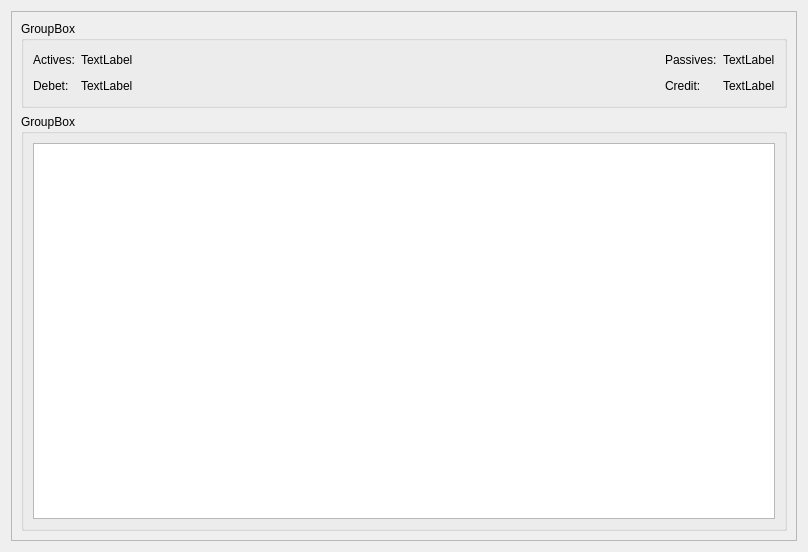
<?xml version="1.0" encoding="UTF-8"?>
<ui version="4.0">
 <class>MainWidget</class>
 <widget class="QWidget" name="MainWidget">
  <property name="geometry">
   <rect>
    <x>0</x>
    <y>0</y>
    <width>808</width>
    <height>552</height>
   </rect>
  </property>
  <property name="windowTitle">
   <string>Form</string>
  </property>
  <layout class="QVBoxLayout" name="verticalLayout_2">
   <item>
    <widget class="QScrollArea" name="scrollArea">
     <property name="widgetResizable">
      <bool>true</bool>
     </property>
     <widget class="QWidget" name="scrollAreaWidgetContents">
      <property name="geometry">
       <rect>
        <x>0</x>
        <y>0</y>
        <width>794</width>
        <height>538</height>
       </rect>
      </property>
      <layout class="QVBoxLayout" name="verticalLayout_3">
       <item>
        <layout class="QVBoxLayout" name="verticalLayout">
         <item>
          <widget class="QGroupBox" name="groupBox">
           <property name="title">
            <string>GroupBox</string>
           </property>
           <layout class="QVBoxLayout" name="verticalLayout_4">
            <item>
             <layout class="QGridLayout" name="gridLayout">
              <item row="0" column="3">
               <widget class="QLabel" name="label_2">
                <property name="text">
                 <string>Passives:</string>
                </property>
               </widget>
              </item>
              <item row="0" column="0">
               <widget class="QLabel" name="label">
                <property name="text">
                 <string>Actives:</string>
                </property>
               </widget>
              </item>
              <item row="0" column="1">
               <widget class="QLabel" name="active_value">
                <property name="text">
                 <string>TextLabel</string>
                </property>
               </widget>
              </item>
              <item row="0" column="2">
               <spacer name="horizontalSpacer">
                <property name="orientation">
                 <enum>Qt::Horizontal</enum>
                </property>
                <property name="sizeHint" stdset="0">
                 <size>
                  <width>40</width>
                  <height>20</height>
                 </size>
                </property>
               </spacer>
              </item>
              <item row="0" column="4">
               <widget class="QLabel" name="passive_value">
                <property name="text">
                 <string>TextLabel</string>
                </property>
               </widget>
              </item>
              <item row="1" column="0">
               <widget class="QLabel" name="label_3">
                <property name="text">
                 <string>Debet:</string>
                </property>
               </widget>
              </item>
              <item row="1" column="1">
               <widget class="QLabel" name="debet_value">
                <property name="text">
                 <string>TextLabel</string>
                </property>
               </widget>
              </item>
              <item row="1" column="3">
               <widget class="QLabel" name="label_4">
                <property name="text">
                 <string>Credit:</string>
                </property>
               </widget>
              </item>
              <item row="1" column="4">
               <widget class="QLabel" name="credit_value">
                <property name="text">
                 <string>TextLabel</string>
                </property>
               </widget>
              </item>
              <item row="1" column="2">
               <spacer name="horizontalSpacer_2">
                <property name="orientation">
                 <enum>Qt::Horizontal</enum>
                </property>
                <property name="sizeHint" stdset="0">
                 <size>
                  <width>40</width>
                  <height>20</height>
                 </size>
                </property>
               </spacer>
              </item>
             </layout>
            </item>
           </layout>
          </widget>
         </item>
         <item>
          <widget class="QGroupBox" name="groupBox_2">
           <property name="title">
            <string>GroupBox</string>
           </property>
           <layout class="QVBoxLayout" name="verticalLayout_5">
            <item>
             <layout class="QHBoxLayout" name="horizontalLayout">
              <item>
               <widget class="myTreeView" name="treeView"/>
              </item>
             </layout>
            </item>
           </layout>
          </widget>
         </item>
        </layout>
       </item>
      </layout>
     </widget>
    </widget>
   </item>
  </layout>
 </widget>
 <customwidgets>
  <customwidget>
   <class>myTreeView</class>
   <extends>QTreeView</extends>
   <header location="global">mytreeview.h</header>
  </customwidget>
 </customwidgets>
 <resources/>
 <connections/>
</ui>
